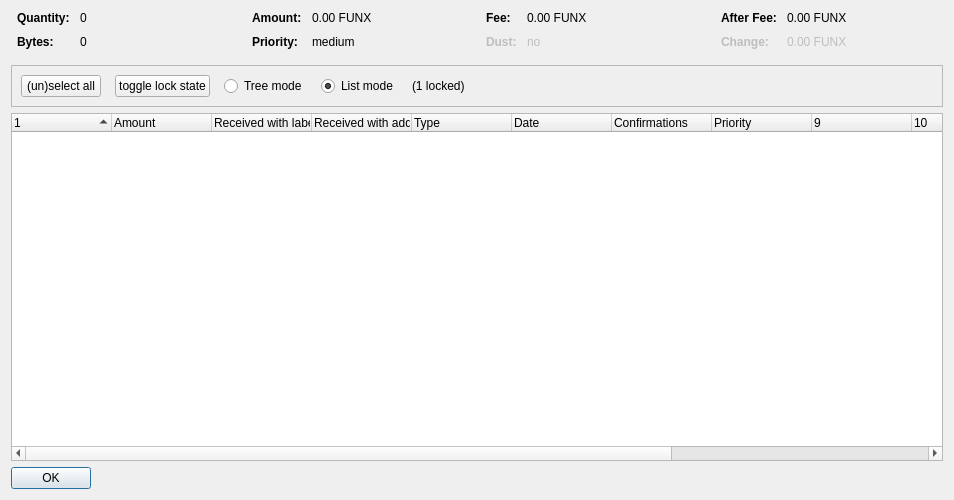
<?xml version="1.0" encoding="UTF-8"?>
<ui version="4.0">
 <class>CoinControlDialog</class>
 <widget class="QDialog" name="CoinControlDialog">
  <property name="geometry">
   <rect>
    <x>0</x>
    <y>0</y>
    <width>954</width>
    <height>500</height>
   </rect>
  </property>
  <property name="windowTitle">
   <string>Coin Selection</string>
  </property>
  <layout class="QVBoxLayout" name="verticalLayout">
   <item>
    <layout class="QHBoxLayout" name="horizontalLayoutTop" stretch="0,0,0,0">
     <property name="topMargin">
      <number>0</number>
     </property>
     <property name="bottomMargin">
      <number>10</number>
     </property>
     <item>
      <layout class="QFormLayout" name="formLayoutCoinControl1">
       <property name="horizontalSpacing">
        <number>10</number>
       </property>
       <property name="verticalSpacing">
        <number>10</number>
       </property>
       <property name="leftMargin">
        <number>6</number>
       </property>
       <property name="rightMargin">
        <number>6</number>
       </property>
       <item row="0" column="0">
        <widget class="QLabel" name="labelCoinControlQuantityText">
         <property name="font">
          <font>
           <weight>75</weight>
           <bold>true</bold>
          </font>
         </property>
         <property name="text">
          <string>Quantity:</string>
         </property>
        </widget>
       </item>
       <item row="0" column="1">
        <widget class="QLabel" name="labelCoinControlQuantity">
         <property name="cursor">
          <cursorShape>IBeamCursor</cursorShape>
         </property>
         <property name="contextMenuPolicy">
          <enum>Qt::ActionsContextMenu</enum>
         </property>
         <property name="text">
          <string notr="true">0</string>
         </property>
         <property name="textInteractionFlags">
          <set>Qt::LinksAccessibleByMouse|Qt::TextSelectableByKeyboard|Qt::TextSelectableByMouse</set>
         </property>
        </widget>
       </item>
       <item row="1" column="0">
        <widget class="QLabel" name="labelCoinControlBytesText">
         <property name="font">
          <font>
           <weight>75</weight>
           <bold>true</bold>
          </font>
         </property>
         <property name="text">
          <string>Bytes:</string>
         </property>
        </widget>
       </item>
       <item row="1" column="1">
        <widget class="QLabel" name="labelCoinControlBytes">
         <property name="cursor">
          <cursorShape>IBeamCursor</cursorShape>
         </property>
         <property name="contextMenuPolicy">
          <enum>Qt::ActionsContextMenu</enum>
         </property>
         <property name="text">
          <string notr="true">0</string>
         </property>
         <property name="textInteractionFlags">
          <set>Qt::LinksAccessibleByMouse|Qt::TextSelectableByKeyboard|Qt::TextSelectableByMouse</set>
         </property>
        </widget>
       </item>
      </layout>
     </item>
     <item>
      <layout class="QFormLayout" name="formLayoutCoinControl2">
       <property name="horizontalSpacing">
        <number>10</number>
       </property>
       <property name="verticalSpacing">
        <number>10</number>
       </property>
       <property name="leftMargin">
        <number>6</number>
       </property>
       <property name="rightMargin">
        <number>6</number>
       </property>
       <item row="0" column="0">
        <widget class="QLabel" name="labelCoinControlAmountText">
         <property name="font">
          <font>
           <weight>75</weight>
           <bold>true</bold>
          </font>
         </property>
         <property name="text">
          <string>Amount:</string>
         </property>
        </widget>
       </item>
       <item row="0" column="1">
        <widget class="QLabel" name="labelCoinControlAmount">
         <property name="cursor">
          <cursorShape>IBeamCursor</cursorShape>
         </property>
         <property name="contextMenuPolicy">
          <enum>Qt::ActionsContextMenu</enum>
         </property>
         <property name="text">
          <string notr="true">0.00 FUNX</string>
         </property>
         <property name="textInteractionFlags">
          <set>Qt::LinksAccessibleByMouse|Qt::TextSelectableByKeyboard|Qt::TextSelectableByMouse</set>
         </property>
        </widget>
       </item>
       <item row="1" column="0">
        <widget class="QLabel" name="labelCoinControlPriorityText">
         <property name="font">
          <font>
           <weight>75</weight>
           <bold>true</bold>
          </font>
         </property>
         <property name="text">
          <string>Priority:</string>
         </property>
        </widget>
       </item>
       <item row="1" column="1">
        <widget class="QLabel" name="labelCoinControlPriority">
         <property name="cursor">
          <cursorShape>IBeamCursor</cursorShape>
         </property>
         <property name="contextMenuPolicy">
          <enum>Qt::ActionsContextMenu</enum>
         </property>
         <property name="text">
          <string>medium</string>
         </property>
         <property name="textInteractionFlags">
          <set>Qt::LinksAccessibleByMouse|Qt::TextSelectableByKeyboard|Qt::TextSelectableByMouse</set>
         </property>
        </widget>
       </item>
      </layout>
     </item>
     <item>
      <layout class="QFormLayout" name="formLayoutCoinControl3">
       <property name="horizontalSpacing">
        <number>10</number>
       </property>
       <property name="verticalSpacing">
        <number>10</number>
       </property>
       <property name="leftMargin">
        <number>6</number>
       </property>
       <property name="rightMargin">
        <number>6</number>
       </property>
       <item row="0" column="0">
        <widget class="QLabel" name="labelCoinControlFeeText">
         <property name="font">
          <font>
           <weight>75</weight>
           <bold>true</bold>
          </font>
         </property>
         <property name="text">
          <string>Fee:</string>
         </property>
        </widget>
       </item>
       <item row="0" column="1">
        <widget class="QLabel" name="labelCoinControlFee">
         <property name="cursor">
          <cursorShape>IBeamCursor</cursorShape>
         </property>
         <property name="contextMenuPolicy">
          <enum>Qt::ActionsContextMenu</enum>
         </property>
         <property name="text">
          <string notr="true">0.00 FUNX</string>
         </property>
         <property name="textInteractionFlags">
          <set>Qt::LinksAccessibleByMouse|Qt::TextSelectableByKeyboard|Qt::TextSelectableByMouse</set>
         </property>
        </widget>
       </item>
       <item row="1" column="0">
        <widget class="QLabel" name="labelCoinControlLowOutputText">
         <property name="enabled">
          <bool>false</bool>
         </property>
         <property name="font">
          <font>
           <weight>75</weight>
           <bold>true</bold>
          </font>
         </property>
         <property name="text">
          <string>Dust:</string>
         </property>
        </widget>
       </item>
       <item row="1" column="1">
        <widget class="QLabel" name="labelCoinControlLowOutput">
         <property name="enabled">
          <bool>false</bool>
         </property>
         <property name="cursor">
          <cursorShape>IBeamCursor</cursorShape>
         </property>
         <property name="contextMenuPolicy">
          <enum>Qt::ActionsContextMenu</enum>
         </property>
         <property name="text">
          <string>no</string>
         </property>
         <property name="textInteractionFlags">
          <set>Qt::LinksAccessibleByMouse|Qt::TextSelectableByKeyboard|Qt::TextSelectableByMouse</set>
         </property>
        </widget>
       </item>
      </layout>
     </item>
     <item>
      <layout class="QFormLayout" name="formLayoutCoinControl4">
       <property name="horizontalSpacing">
        <number>10</number>
       </property>
       <property name="verticalSpacing">
        <number>10</number>
       </property>
       <property name="leftMargin">
        <number>6</number>
       </property>
       <property name="rightMargin">
        <number>6</number>
       </property>
       <item row="0" column="0">
        <widget class="QLabel" name="labelCoinControlAfterFeeText">
         <property name="font">
          <font>
           <weight>75</weight>
           <bold>true</bold>
          </font>
         </property>
         <property name="text">
          <string>After Fee:</string>
         </property>
        </widget>
       </item>
       <item row="0" column="1">
        <widget class="QLabel" name="labelCoinControlAfterFee">
         <property name="cursor">
          <cursorShape>IBeamCursor</cursorShape>
         </property>
         <property name="contextMenuPolicy">
          <enum>Qt::ActionsContextMenu</enum>
         </property>
         <property name="text">
          <string notr="true">0.00 FUNX</string>
         </property>
         <property name="textInteractionFlags">
          <set>Qt::LinksAccessibleByMouse|Qt::TextSelectableByKeyboard|Qt::TextSelectableByMouse</set>
         </property>
        </widget>
       </item>
       <item row="1" column="0">
        <widget class="QLabel" name="labelCoinControlChangeText">
         <property name="enabled">
          <bool>false</bool>
         </property>
         <property name="font">
          <font>
           <weight>75</weight>
           <bold>true</bold>
          </font>
         </property>
         <property name="text">
          <string>Change:</string>
         </property>
        </widget>
       </item>
       <item row="1" column="1">
        <widget class="QLabel" name="labelCoinControlChange">
         <property name="enabled">
          <bool>false</bool>
         </property>
         <property name="cursor">
          <cursorShape>IBeamCursor</cursorShape>
         </property>
         <property name="contextMenuPolicy">
          <enum>Qt::ActionsContextMenu</enum>
         </property>
         <property name="text">
          <string notr="true">0.00 FUNX</string>
         </property>
         <property name="textInteractionFlags">
          <set>Qt::LinksAccessibleByMouse|Qt::TextSelectableByKeyboard|Qt::TextSelectableByMouse</set>
         </property>
        </widget>
       </item>
      </layout>
     </item>
    </layout>
   </item>
   <item>
    <widget class="QFrame" name="frame">
     <property name="minimumSize">
      <size>
       <width>0</width>
       <height>40</height>
      </size>
     </property>
     <property name="frameShape">
      <enum>QFrame::StyledPanel</enum>
     </property>
     <property name="frameShadow">
      <enum>QFrame::Sunken</enum>
     </property>
     <layout class="QHBoxLayout" name="horizontalLayout">
      <item>
       <layout class="QHBoxLayout" name="horizontalLayoutPanel" stretch="0,0,0,0,0,0">
        <property name="spacing">
         <number>14</number>
        </property>
        <item>
         <widget class="QPushButton" name="pushButtonSelectAll">
          <property name="sizePolicy">
           <sizepolicy hsizetype="Maximum" vsizetype="Fixed">
            <horstretch>0</horstretch>
            <verstretch>0</verstretch>
           </sizepolicy>
          </property>
          <property name="text">
           <string>(un)select all</string>
          </property>
          <property name="autoDefault">
           <bool>false</bool>
          </property>
         </widget>
        </item>
        <item>
         <widget class="QPushButton" name="pushButtonToggleLock">
          <property name="sizePolicy">
           <sizepolicy hsizetype="Maximum" vsizetype="Fixed">
            <horstretch>0</horstretch>
            <verstretch>0</verstretch>
           </sizepolicy>
          </property>
          <property name="text">
           <string>toggle lock state</string>
          </property>
          <property name="autoDefault">
           <bool>false</bool>
          </property>
         </widget>
        </item>
        <item>
         <widget class="QRadioButton" name="radioTreeMode">
          <property name="sizePolicy">
           <sizepolicy hsizetype="Maximum" vsizetype="Fixed">
            <horstretch>0</horstretch>
            <verstretch>0</verstretch>
           </sizepolicy>
          </property>
          <property name="text">
           <string>Tree mode</string>
          </property>
         </widget>
        </item>
        <item>
         <widget class="QRadioButton" name="radioListMode">
          <property name="sizePolicy">
           <sizepolicy hsizetype="Maximum" vsizetype="Fixed">
            <horstretch>0</horstretch>
            <verstretch>0</verstretch>
           </sizepolicy>
          </property>
          <property name="text">
           <string>List mode</string>
          </property>
          <property name="checked">
           <bool>true</bool>
          </property>
         </widget>
        </item>
        <item>
         <widget class="QLabel" name="labelLocked">
          <property name="text">
           <string>(1 locked)</string>
          </property>
         </widget>
        </item>
        <item>
         <spacer name="horizontalSpacer">
          <property name="orientation">
           <enum>Qt::Horizontal</enum>
          </property>
          <property name="sizeHint" stdset="0">
           <size>
            <width>40</width>
            <height>20</height>
           </size>
          </property>
         </spacer>
        </item>
       </layout>
      </item>
     </layout>
    </widget>
   </item>
   <item>
    <widget class="CoinControlTreeWidget" name="treeWidget">
     <property name="contextMenuPolicy">
      <enum>Qt::CustomContextMenu</enum>
     </property>
     <property name="sortingEnabled">
      <bool>false</bool>
     </property>
     <property name="columnCount">
      <number>13</number>
     </property>
     <attribute name="headerShowSortIndicator" stdset="0">
      <bool>true</bool>
     </attribute>
     <attribute name="headerStretchLastSection">
      <bool>false</bool>
     </attribute>
     <column>
      <property name="text">
       <string/>
      </property>
     </column>
     <column>
      <property name="text">
       <string>Amount</string>
      </property>
     </column>
     <column>
      <property name="text">
       <string>Received with label</string>
      </property>
     </column>
     <column>
      <property name="text">
       <string>Received with address</string>
      </property>
     </column>
     <column>
      <property name="text">
	<string>Type</string>
      </property>
     </column>
     <column>
      <property name="text">	 
       <string>Date</string>
      </property>
     </column>
     <column>
      <property name="text">
       <string>Confirmations</string>
      </property>
      <property name="toolTip">
       <string>Confirmed</string>
      </property>
     </column>
     <column>
      <property name="text">
       <string>Priority</string>
      </property>
     </column>
     <column>
      <property name="text">
       <string/>
      </property>
     </column>
     <column>
      <property name="text">
       <string/>
      </property>
     </column>
     <column>
      <property name="text">
       <string/>
      </property>
     </column>
     <column>
      <property name="text">
       <string/>
      </property>
     </column>
     <column>
      <property name="text">
       <string/>
      </property>
     </column>
    </widget>
   </item>
   <item>
    <widget class="QDialogButtonBox" name="buttonBox">
     <property name="sizePolicy">
      <sizepolicy hsizetype="Maximum" vsizetype="Fixed">
       <horstretch>0</horstretch>
       <verstretch>0</verstretch>
      </sizepolicy>
     </property>
     <property name="orientation">
      <enum>Qt::Horizontal</enum>
     </property>
     <property name="standardButtons">
      <set>QDialogButtonBox::Ok</set>
     </property>
    </widget>
   </item>
  </layout>
 </widget>
 <customwidgets>
  <customwidget>
   <class>CoinControlTreeWidget</class>
   <extends>QTreeWidget</extends>
   <header>coincontroltreewidget.h</header>
  </customwidget>
 </customwidgets>
 <resources/>
 <connections/>
</ui>
